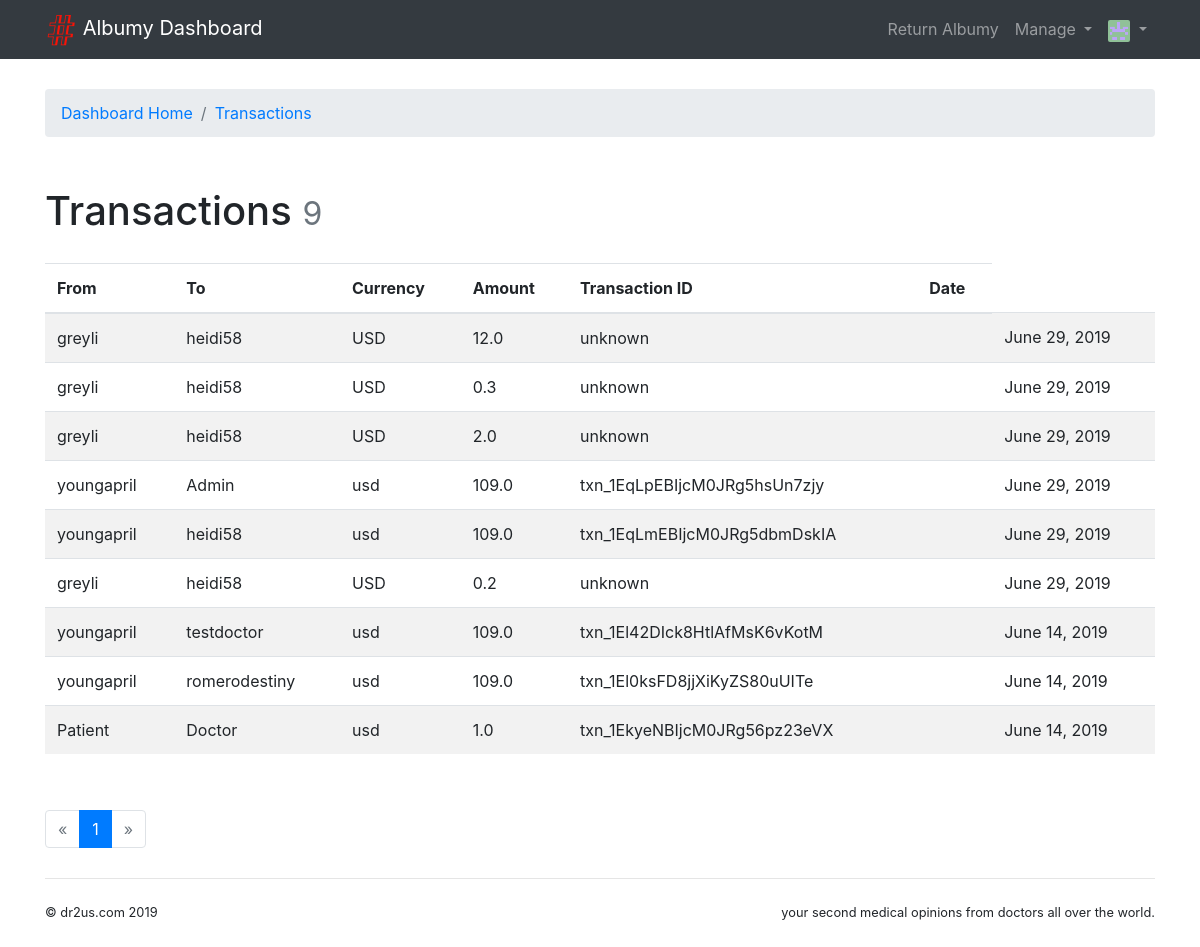
/admin/transactions (signed in), run on the app's committed database.
### albumy/models.py (models this page shows, shortened)
@whooshee.register_model('name', 'username')
class User(db.Model, UserMixin):
    id = db.Column(db.Integer, primary_key=True)
    username = db.Column(db.String(20), unique=True, index=True)
    email = db.Column(db.String(254), unique=True, index=True)
    password_hash = db.Column(db.String(128))
    name = db.Column(db.String(30))
    website = db.Column(db.String(255))
    bio = db.Column(db.String(120))
    location = db.Column(db.String(50))
    member_since = db.Column(db.DateTime, default=datetime.utcnow)
    avatar_s = db.Column(db.String(64))
    avatar_m = db.Column(db.String(64))
    avatar_l = db.Column(db.String(64))
    avatar_raw = db.Column(db.String(64), default='default.jpg')
    avatar_raw2 = db.Column(db.String(64), default='default2.jpg')
    confirmed = db.Column(db.Boolean, default=False)
    locked = db.Column(db.Boolean, default=False)
    active = db.Column(db.Boolean, default=True)
    public_collections = db.Column(db.Boolean, default=True)
    receive_comment_notification = db.Column(db.Boolean, default=True)
    receive_follow_notification = db.Column(db.Boolean, default=True)
    receive_collect_notification = db.Column(db.Boolean, default=True)
    role_id = db.Column(db.Integer, db.ForeignKey('role.id'))
    role = db.relationship('Role', back_populates='users')
    photos = db.relationship('Photo', back_populates='author', cascade='all')
    comments = db.relationship('Comment', back_populates='author', cascade='all')
    notifications = db.relationship('Notification', back_populates='receiver', cascade='all')
    collections = db.relationship('Collect', back_populates='collector', cascade='all')
    following = db.relationship('Follow', foreign_keys=[Follow.follower_id], back_populates='follower',
                                lazy='dynamic', cascade='all')
    followers = db.relationship('Follow', foreign_keys=[Follow.followed_id], back_populates='followed',
                                lazy='dynamic', cascade='all')
    awards = db.relationship('Rate', foreign_keys=[Rate.awarded_id], back_populates='awarded', cascade='all',
                             lazy='dynamic')
    doctor = db.relationship('Doctor', backref='user', cascade='all, delete-orphan', uselist=False)
    invites = db.relationship('Invite', foreign_keys=[Invite.user_id], back_populates='user', cascade='all',
                              lazy='dynamic')
    @property
    def is_active(self):
        return self.active
    def can(self, permission_name):
        permission = Permission.query.filter_by(name=permission_name).first()
        return permission is not None and self.role is not None and permission in self.role.permissions

class Transaction(db.Model):
    id = db.Column(db.Integer, primary_key=True)
    patient_name = db.Column(db.String(250))
    doctor_name = db.Column(db.String(250))
    token_id = db.Column(db.String(250))
    acct_id = db.Column(db.String(250))
    amount = db.Column(db.String(250))
    currency = db.Column(db.String(250))
    balance_transaction = db.Column(db.String(250))
    description = db.Column(db.String(250))
    created_at = db.Column(db.DateTime, default=datetime.now)
    updated_at = db.Column(db.DateTime, default=datetime.now, onupdate=datetime.now)

### albumy/blueprints/admin.py (the view)
@admin_bp.route('/transactions', methods=['GET', 'POST'])
@login_required
@admin_required
def show_transaction():
    page = request.args.get('page', 1, type=int)
    per_page = current_app.config['ALBUMY_MANAGE_USER_PER_PAGE']
    pagination = Transaction.query.order_by(Transaction.created_at.desc()).paginate(page, per_page)
    transactions = pagination.items
    return render_template('admin/manage_transactions.html', pagination=pagination, transactions=transactions)

### albumy/__init__.py (called while the page is built)
def register_template_context(app):
    @app.context_processor
    def make_template_context():
        if current_user.is_authenticated:
            notification_count = Notification.query.with_parent(current_user).filter_by(is_read=False).count()
        else:
            notification_count = None
        return dict(notification_count=notification_count)

### albumy/extensions.py (called while the page is built)
@login_manager.user_loader
def load_user(user_id):
    from albumy.models import User
    user = User.query.get(int(user_id))
    return user

### albumy/templates/admin/manage_transactions.html (shortened to what this page needs)
{% extends 'admin/index.html' %}
{% from 'bootstrap/pagination.html' import render_pagination %}
{% block content %}
    <nav aria-label="breadcrumb">
        <ol class="breadcrumb">
            {{ render_breadcrumb_item('admin.index', 'Dashboard Home') }}
            {{ render_breadcrumb_item('admin.show_transaction', 'Transactions') }}
        </ol>
    </nav>
    <div class="page-header">
        <h1>Transactions
            <small class="text-muted">{{ pagination.total }}</small>
        </h1>
    </div>
    {% if transactions %}
        <table class="table table-striped">
            <thead>
            <tr>
                <th>From</th>
                <th>To</th>
                <th>Currency</th>
                <th>Amount</th>
                <th>Transaction ID</th>
                <th>Date</th>
            </tr>
            </thead>
            {% for transaction in transactions %}
                <tr>
                    <td>{{ transaction.patient_name }}</td>
                    <td>{{ transaction.doctor_name }}</td>
                    <td>
                        {{ transaction.currency }}
                    </td>
                    <td> {{(transaction.amount|int)/100}}
                    </td>
                    <td>
                        {{ transaction.balance_transaction }}
                    </td>
                    <td>{{ transaction.flag }}</td>
                    <td>{{ moment(transaction.created_at).format('LL') }}</td>
                </tr>
            {% endfor %}
        </table>
        <div class="page-footer">{{ render_pagination(pagination) }}</div>
    {% else %}
        <div class="tip"><h5>No Transactions.</h5></div>
    {% endif %}
{% endblock %}

### albumy/templates/admin/index.html (shortened to what this page needs)
{% extends 'base.html' %}
{% from 'bootstrap/nav.html' import render_breadcrumb_item %}
{% block navbar %}
    <nav class="navbar navbar-expand-lg navbar-dark bg-dark">
        <div class="container">
            <a class="navbar-brand" href="{{ url_for('admin.index') }}">
                <img src="{{ url_for('static', filename='favicon.ico') }}" alt="Albumy"> Albumy Dashboard
            </a>
            <div class="collapse navbar-collapse" id="navbarColor01">
                <div class="navbar-nav ml-auto">
                    {{ render_nav_item('main.index', 'Return Albumy') }}
                    <div class="dropdown nav-item">
                        <a href="#" class="nav-link dropdown-toggle" data-toggle="dropdown" role="button"
                           aria-expanded="false">Manage
                        </a>
                    </div>
                    <div class="dropdown nav-item">
                        <a href="#" class="nav-link dropdown-toggle" data-toggle="dropdown" role="button"
                           aria-expanded="false">
                            <img class="avatar-xs"
                                 src="{{ url_for('main.get_avatar', filename=current_user.avatar_s) }}">
                        </a>
                    </div>
                </div>
            </div>
        </div>
    </nav>
{% endblock %}

### albumy/static/css/style.css (style rules this page uses)
.page-header { padding-top: 20px; padding-bottom: 20px; }
.page-footer { padding-top: 40px; }
nav { margin-bottom: 30px; }
.avatar-xs { width: 22px; height: 22px; border-radius: 2px; }

### data on the page
User: avatar_s (picture)
Transaction: (transaction.amount|int)/100 "12.0", created_at "June 29, 2019"
Transaction: (transaction.amount|int)/100 "0.3", created_at "June 29, 2019"
Transaction: (transaction.amount|int)/100 "2.0", created_at "June 29, 2019"
Transaction: (transaction.amount|int)/100 "109.0", created_at "June 29, 2019"
Transaction: (transaction.amount|int)/100 "109.0", created_at "June 29, 2019"
Transaction: (transaction.amount|int)/100 "0.2", created_at "June 29, 2019"
Transaction: (transaction.amount|int)/100 "109.0", created_at "June 14, 2019"
Transaction: (transaction.amount|int)/100 "109.0", created_at "June 14, 2019"
Transaction: (transaction.amount|int)/100 "1.0", created_at "June 14, 2019"

### other printed values
{{ render_nav_item('main.index', 'Return Albumy') }} "Return Albumy"
{{ render_breadcrumb_item('admin.index', 'Dashboard Home') }} "Dashboard Home"
{{ render_breadcrumb_item('admin.show_transaction', 'Transactions') }} "Transactions"
{{ pagination.total }} "9"
{{ render_pagination(pagination) }} "« 1 »"
